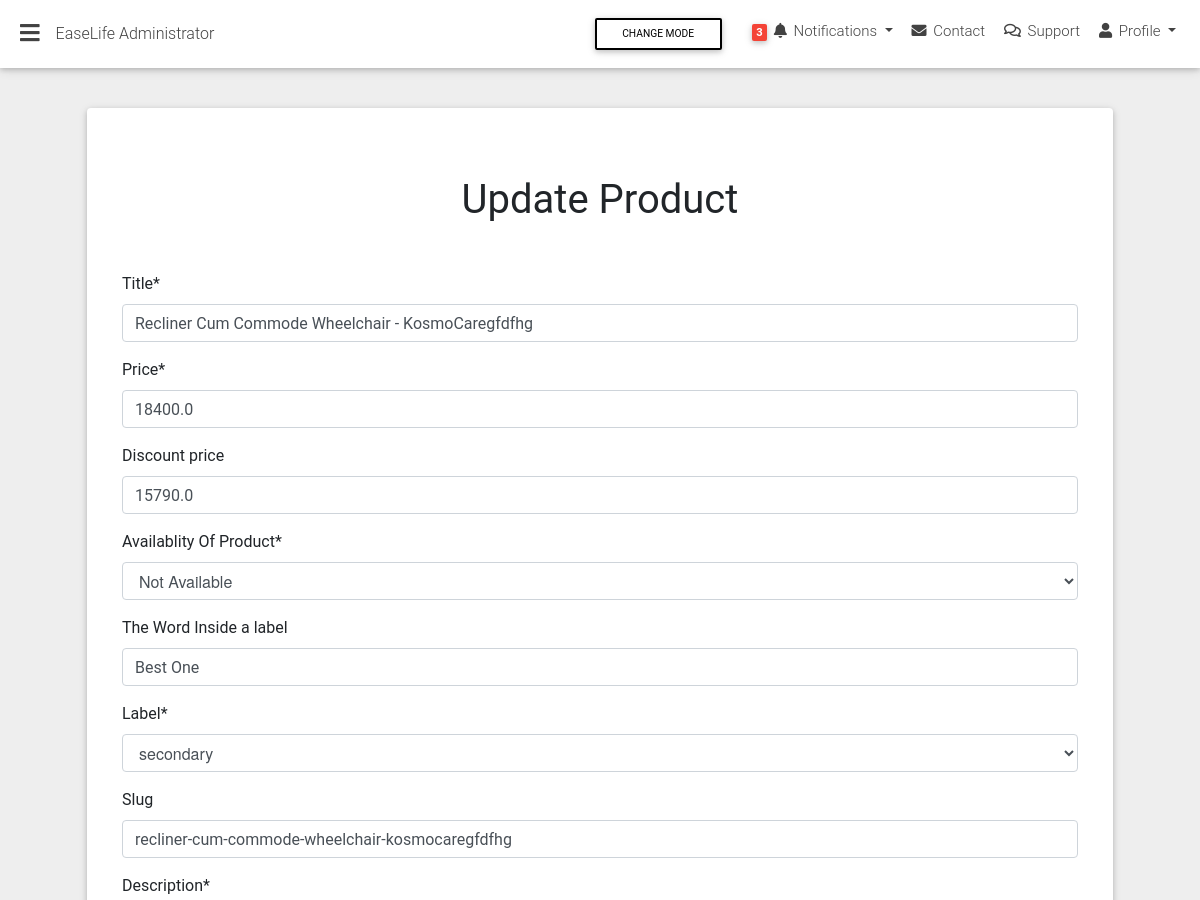
Before: /easylife-admin/item-update/11/ (upper part) with the older database file.
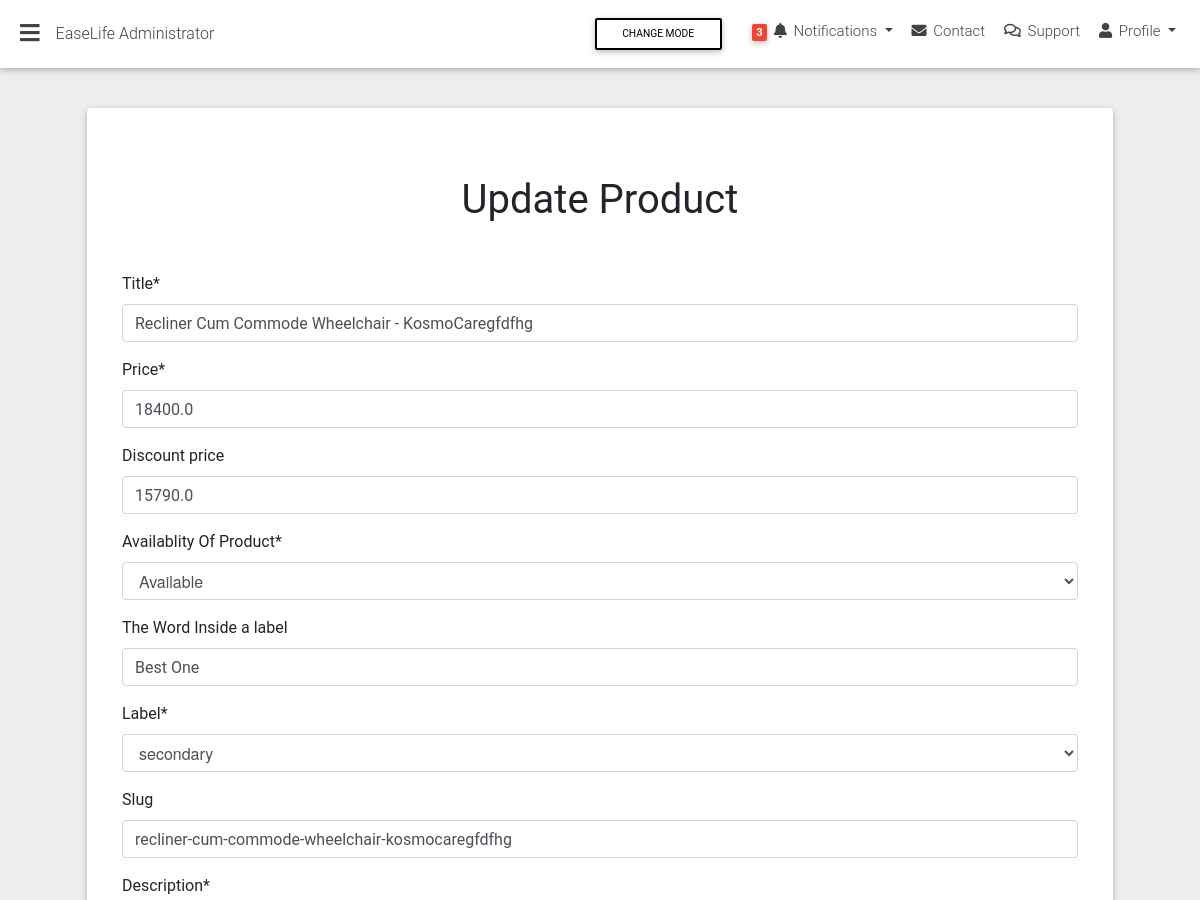
After: the same page with the newer database file.
### base/models.py (models this page shows, shortened)
class Item(models.Model):
    title =models.CharField( max_length=100,unique=True)
    price =models.FloatField()
    discount_price =models.FloatField(blank=True,null=True)
    category = models.CharField(choices=CATEGORY_CHOICES,verbose_name='Availablity Of Product',max_length=2,default='NA')
    label_name= models.CharField(max_length=14,verbose_name='The Word Inside a label',blank=True,null=True)
    label = models.CharField(choices=LABEL_CHOICES,max_length=1,default='P')
    slug=models.SlugField(max_length=150,blank=True,unique=True)
    description=models.TextField(max_length=1000)
    image=models.ImageField()
    image2=models.ImageField(blank=True)
    image3=models.ImageField(blank=True)
    image4=models.ImageField(blank=True)
    image5=models.ImageField(blank=True)
    image6=models.ImageField(blank=True)
    created = models.DateTimeField(auto_now_add=True)
    updated = models.DateTimeField(auto_now=True)

### easylife_admin/views.py (the view)
# urls.py: path('item-update/<pk>/', itemupdateview, name='itemupdateview'),
def itemupdateview(request,pk,order_id=None,shipping_id=None,user_id=None):
	obj = get_object_or_404(Item, id = pk)
	form = ItemUpdateFrom(request.POST or None,instance=obj)
	if form.is_valid(): #check form
		cd=form.cleaned_data
		form.save()
		messages.info(request,f'The {obj.title} this Updated Successfully')
		if not user_id:
			return redirect("easylife_admin:itemdetailsview",pk=obj.id)
		else:
			return redirect("easylife_admin:order-review",order_id=order_id,shipping_id=shipping_id,user_id=user_id)
	else:
		return render(request,'easylife_admin/item_update.html',{'form':form,'object':obj})

### easylife_admin/forms.py
class ItemUpdateFrom(forms.ModelForm):
    class Meta:
        model = Item
        fields = "__all__"

### templates/easylife_admin/item_update.html (shortened to what this page needs)
{% extends "easylife_admin/admin_base.html" %}
{% load static %}
{% load crispy_forms_tags %}
{% block content %}
      <section class="section card mb-5 col-md-12">
        <div class="card-body">
          <h1 class="text-center my-5 h1">Update Product </h1>
    <form method="post" action='' enctype="multipart/form-data" >
     {{ form|crispy }}
</div>
        </div>
{% endblock content %}

Changed rows visible on the page:
changed Item "Recliner Cum Commode Wheelchair - KosmoCaregfdfhg": category "Not Available" → "Available"
